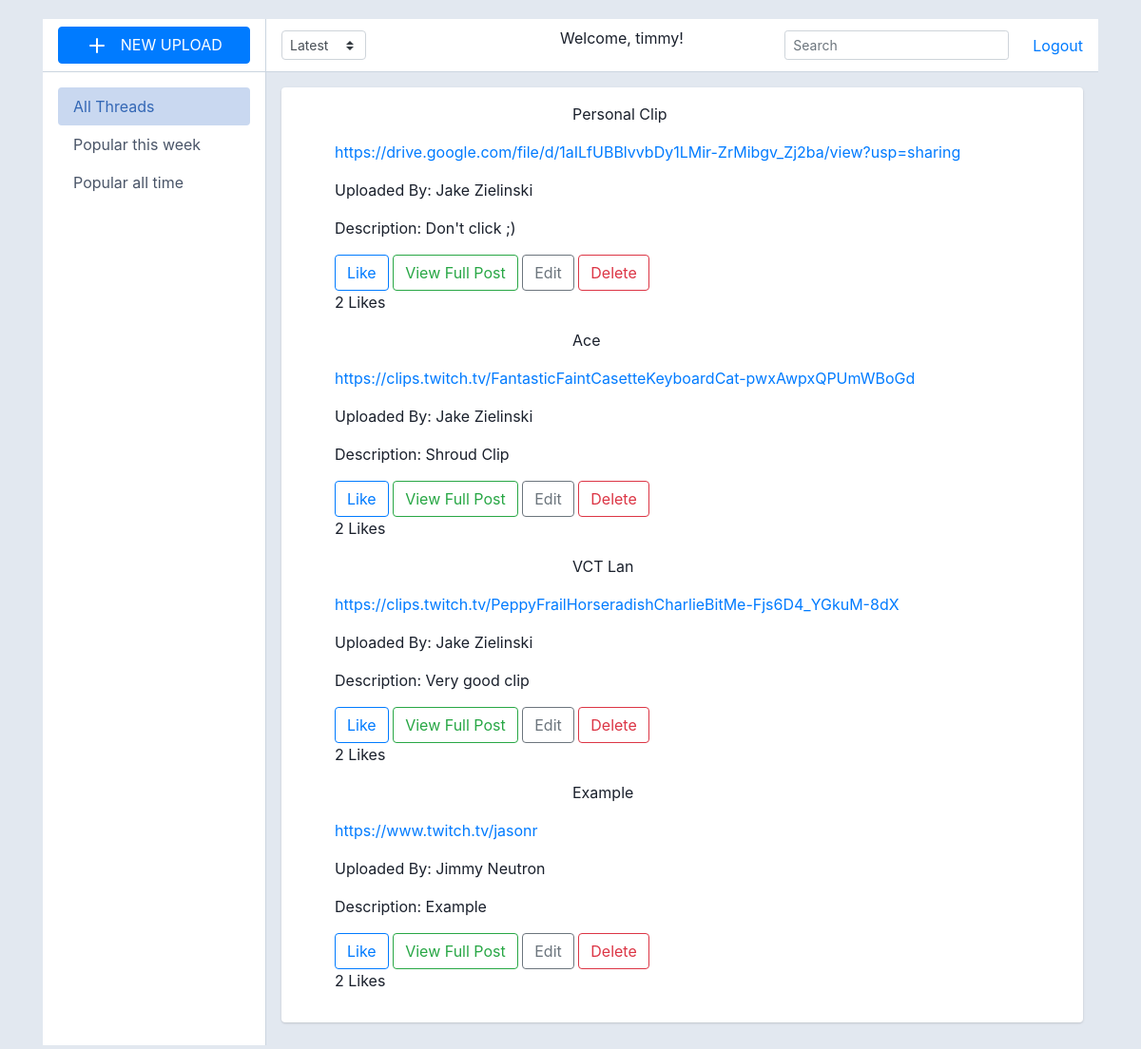
Before: /main (signed in) with the older database file.
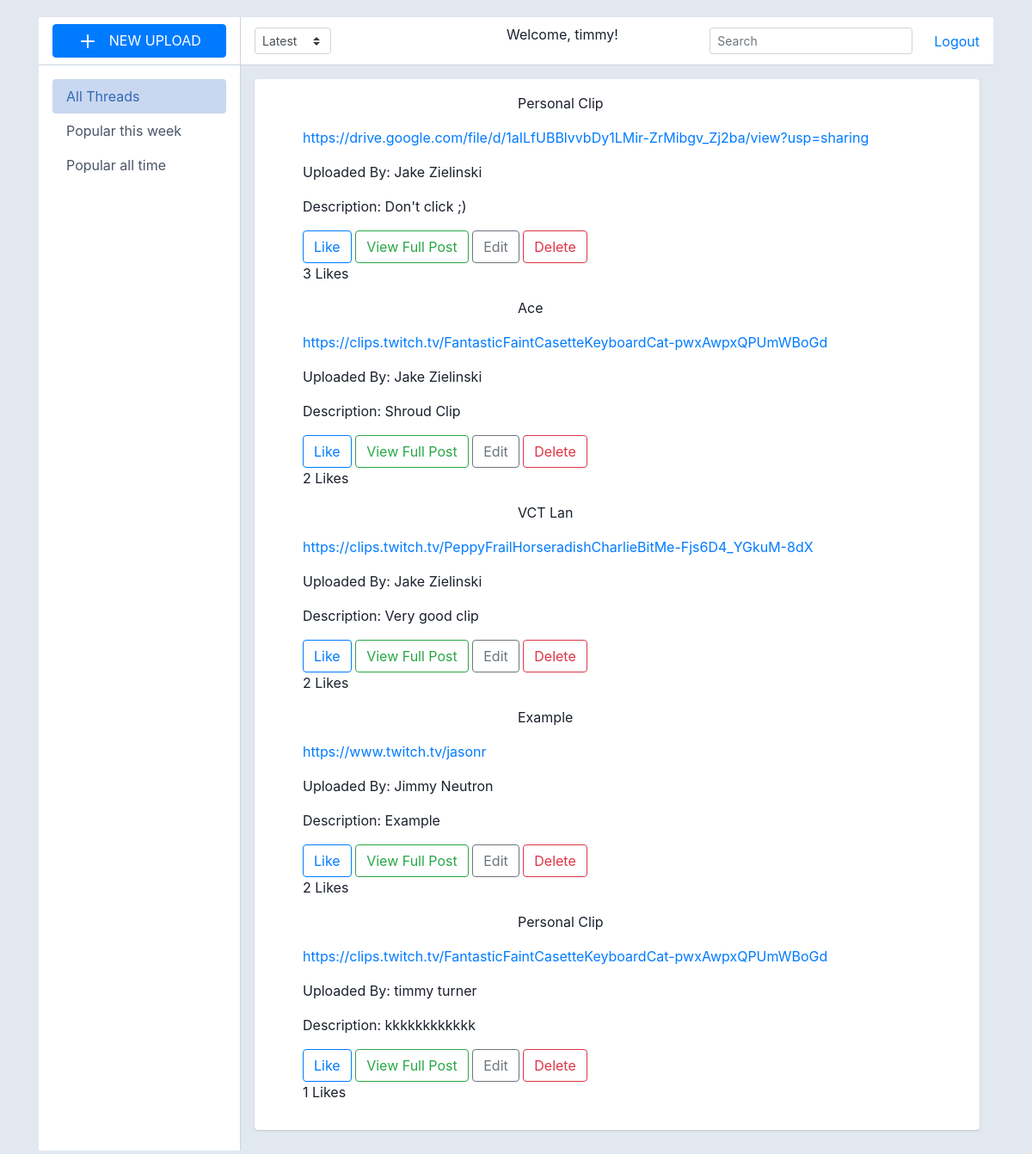
After: the same page with the newer database file.
### solo_app/models.py (models this page shows)
class User(models.Model):
    first_name = models.CharField(max_length=55)
    last_name = models.CharField(max_length=55)
    email = models.EmailField(unique=True)
    password = models.CharField(max_length=255)
    objects = UserManager()

class Post(models.Model):
    message = models.URLField(max_length=200)
    title = models.CharField(max_length=255)
    description = models.CharField(max_length=255)
    poster = models.ForeignKey(User, related_name='user_messages', on_delete=models.CASCADE)
    user_likes = models.ManyToManyField(User, related_name='liked_posts')
    created_at = models.DateTimeField(auto_now_add=True)
    updated_at = models.DateTimeField(auto_now=True)
    objects = PostManager()

### solo_app/views.py (the view)
# urls.py: path('main', views.main_page),
def main_page(request):
    if 'user_id' not in request.session:
        return redirect('/')
    user = User.objects.get(id=request.session['user_id'])
    context = {
        'user': user,
        'posts': Post.objects.all()
    }
    return render(request, 'main.html', context)

### solo_app/templates/main.html (shortened to what this page needs)
<!DOCTYPE html>
<html lang="en">
<head>
    <!-- {% load static %}
    <link rel="stylesheet" href="{% static 'css/style.css' %}"> -->
    <link href="https://cdn.jsdelivr.net/npm/bootstrap@4.4.1/dist/css/bootstrap.min.css" rel="stylesheet">
</head>
<body>
    <link rel="stylesheet" href="https://cdnjs.cloudflare.com/ajax/libs/font-awesome/5.12.0-2/css/all.min.css"
 />
    <div class="container">
        <div class="main-body p-0">
            <div class="inner-wrapper">
                <div class="inner-sidebar">
                    <div class="inner-sidebar-header justify-content-center">
                        <button class="btn btn-primary has-icon btn-block" type="button" data-toggle="modal"
                            data-target="#threadModal">
                            <svg xmlns="http://www.w3.org/2000/svg" width="24" height="24" viewBox="0 0 24 24"
                                fill="none" stroke="currentColor" stroke-width="2" stroke-linecap="round"
                                stroke-linejoin="round" class="feather feather-plus mr-2">
                                <line x1="12" y1="5" x2="12" y2="19"></line>
                                <line x1="5" y1="12" x2="19" y2="12"></line>
                            </svg>
                            NEW UPLOAD
                        </button>
                    </div>
                    <div class="inner-sidebar-body p-0">
                        <div class="p-3 h-100" data-simplebar="init">
                            <div class="simplebar-wrapper" style="margin: -16px;">
                                <div class="simplebar-mask">
                                    <div class="simplebar-offset" style="right: 0px; bottom: 0px;">
                                        <div class="simplebar-content-wrapper"
                                            style="height: 100%; overflow: hidden scroll;">
                                            <div class="simplebar-content" style="padding: 16px;">
                                                <nav class="nav nav-pills nav-gap-y-1 flex-column">
                                                    <a href="javascript:void(0)"
                                                        class="nav-link nav-link-faded has-icon active">All Threads</a>
                                                    <a href="javascript:void(0)"
                                                        class="nav-link nav-link-faded has-icon">Popular this week</a>
                                                    <a href="javascript:void(0)"
                                                        class="nav-link nav-link-faded has-icon">Popular all time</a>
                                                </nav>
                                            </div>
                                        </div>
                                    </div>
                                </div>
                                <div class="simplebar-placeholder" style="width: 234px; height: 292px;"></div>
                            </div>
                            <div class="simplebar-track simplebar-vertical" style="visibility: visible;">
                                <div class="simplebar-scrollbar"
                                    style="height: 151px; display: block; transform: translate3d(0px, 0px, 0px);"></div>
                            </div>
                        </div>
                    </div>
                </div>
                <div class="inner-main">
                    <div class="inner-main-header">
                        <select class="custom-select custom-select-sm w-auto mr-1">
                            <option selected="">Latest</option>
                        </select>
                        <p style="
                            padding-left: 200px;
                        ">Welcome, {{ user.first_name }}!</p>
                        <span class="input-icon input-icon-sm ml-auto w-auto">
                            <input type="text"
                                class="form-control form-control-sm bg-gray-200 border-gray-200 shadow-none mb-4 mt-4"
                                placeholder="Search" />
                        </span>
                        <a href="/logout" style="
                            padding-left: 25px;
                        ">Logout</a>
                    </div>
                    <div class="inner-main-body p-2 p-sm-3 collapse forum-content show">
                        <div class="card mb-2">
                            <div class="card-body p-2 p-sm-3">
                                <div class="media forum-item">
                                    <div class="media-body">
                                        {% for post in posts %}
                                        <ul>
                                            <p style="
                                                padding-left: 250px;
                                            ">{{post.title}}</p>
                                            <p><a href="{{post.message}}">{{post.message}}</a></p>
                                            <p>Uploaded By: {{post.poster.first_name}} {{post.poster.last_name}}</p>
                                            <p>Description: {{post.description}}</p>
                                            <a href="/like/{{post.id}}" role="button"
                                                class="btn btn-outline-primary">Like</a>
                                            <a href="/main/{{post.id}}/show" role="button"
                                                class="btn btn-outline-success">View Full Post</a>
                                            <a href="/main/{{post.id}}/edit" role="button"
                                                class="btn btn-outline-secondary">Edit</a>
                                            <a href="/main/{{post.id}}/delete" role="button"
                                                class="btn btn-outline-danger">Delete</a>
                                            <p>{{post.user_likes.count}} Likes</p>
                                        </ul>
                                        {% endfor %}
                                    </div>
                                </div>
                            </div>
                        </div>
                    </div>
                </div>
            </div>
        </div>
</body>
</html>

### solo_app/templates/main.html (style rules this page uses)
body { margin-top: 20px; color: #1a202c; text-align: left; background-color: #e2e8f0; }
.inner-wrapper { position: relative; height: calc(100vh - 3.5rem); transition: transform 0.3s; }
.inner-main, .inner-sidebar { position: absolute; top: 0; bottom: 0; display: flex; flex-direction: column; }
.inner-sidebar { left: 0; width: 235px; border-right: 1px solid #cbd5e0; background-color: #fff; z-index: 1; }
.inner-main { right: 0; left: 235px; }
.inner-main-footer, .inner-main-header, .inner-sidebar-footer, .inner-sidebar-header { height: 3.5rem; border-bottom: 1px solid #cbd5e0; display: flex; align-items: center; padding: 0 1rem; flex-shrink: 0; }
.inner-main-body, .inner-sidebar-body { padding: 1rem; overflow-y: auto; position: relative; flex: 1 1 auto; }
.inner-main-footer, .inner-main-header { background-color: #fff; }
.nav .show>.nav-link.nav-link-faded, .nav-link.nav-link-faded.active, .nav-link.nav-link-faded:active, .nav-pills .nav-link.nav-link-faded.active, .navbar-nav .show>.nav-link.nav-link-faded { color: #3367b5; background-color: #c9d8f0; }
.nav-pills .nav-link.active, .nav-pills .show>.nav-link { color: #fff; background-color: #467bcb; }
.nav-link.has-icon { display: flex; align-items: center; }
.nav-link.active { color: #467bcb; }
.nav-pills .nav-link { border-radius: .25rem; }
.nav-link { color: #4a5568; }
.card { box-shadow: 0 1px 3px 0 rgba(0, 0, 0, .1), 0 1px 2px 0 rgba(0, 0, 0, .06); }
.card { position: relative; display: flex; flex-direction: column; min-width: 0; word-wrap: break-word; background-color: #fff; background-clip: border-box; border: 0 solid rgba(0, 0, 0, .125); border-radius: .25rem; }
.card-body { flex: 1 1 auto; min-height: 1px; padding: 1rem; }

Changed rows visible on the page:
computed for Post "Don't click ;)": user_likes.count "2" → "3"
added Post: title "Personal Clip", message "https://clips.twitch.tv/FantasticFaintCasetteKeyboardCat-pwxAwpxQPUmWBoGd", poster.first_name "timmy", poster.last_name "turner", description "kkkkkkkkkkkk", user_likes.count "1"
